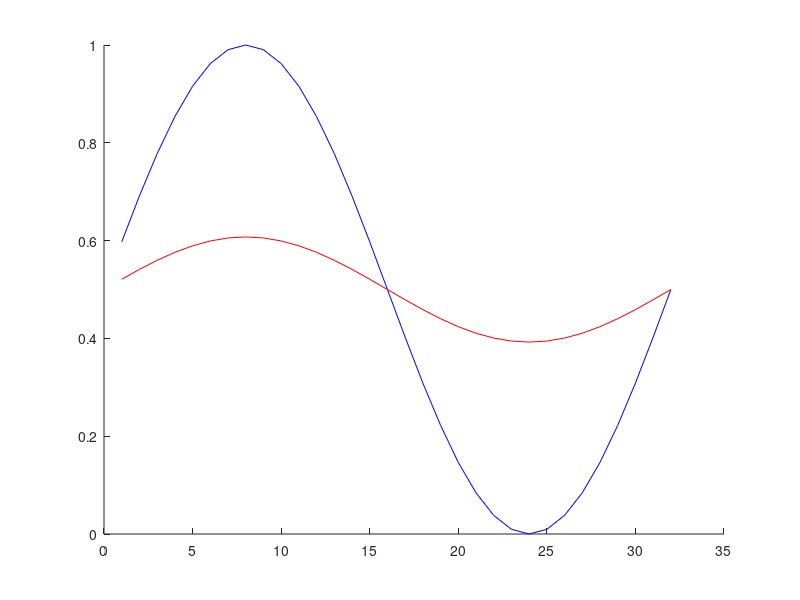

Here is the MATLAB script that generated this plot:
clear;
clf;
dt=0.001;
dx=1.0;
D=1.0;
kappa=0.5;
beta1=D*dt/(dx*dx);
%beta2=2*kappa*beta1/(dx*dx)  ;
beta2=0
n=32;
timesteps=40000;
clf
hold on
m=1;
for i=1:n
  oldc(i)=0.5*(1+sin(2*pi*m*i*dx/n));
  newc(i)=0;
end
plot(oldc,'b')
%for i=1:n
% g(i)=2.*oldc(i)*(1-oldc(i))*(1-2.*oldc(i));
%end
for i=1:timesteps
    disp(i)
    for i=1:n
        g(i)=2.*oldc(i)*(1-oldc(i))*(1-2.*oldc(i));
    end
  for i=1:n
    w=i-1;
    ww=i-2;
    e=i+1;
    ee=i+2;
    if(ww<1) ww=ww+n;
    end
    if(w<1) w=w+n;
    end
    if(e>n) e=e-n;
    end
    if(ee>n)ee=ee-n ;
    end
    newc(i)=oldc(i)+beta1*(oldc(w)+oldc(e)-2*oldc(i));
  end
  for i=1:n
  oldc(i)=newc(i);
  end
end
plot(oldc,'r')